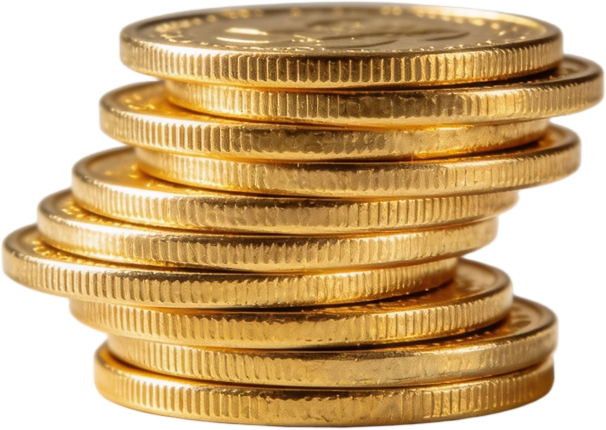
#> input picture assets/cutouts/gold-coins-pile.webp, 1212 x 859 px (shown at 1/2 size)
$ python -i bake_extra_phones.py   (imports and definitions only)
#> lines starting #> are read from the running program, lines starting #| are printed output that depends on the picture; after the words box and inside, x2 and y2 are one past the last pixel; in counts of white or black regions, pixels touching at a corner belong together
#> further down, picture is the input picture: PIL image 1212x859 RGBA; mean R, G, B, A 145.9, 111.7, 62.4, 188.3
"""Bake extra phone backs for the video maker (motion/phones).

No full-size straight-on photo exists for these finishes, so each is built
from real parts (repaint=true in index.json):

  * Pro / Pro Max (13, 14, 15, 16): the back of the iPhone 15 Pro Blue Titanium
    photo (assets/cutouts/iphone-15-pro-back-blue.webp), straightened, its own
    camera taken out: it was shot from the right, so its plateau shows one side
    wall and reads backwards when the phone turns the other way. The back is
    painted in the finish; in place of the camera goes the generation's own
    plateau from Apple's straight-on render (qs-*), lens glass and light as
    rendered, only its metal moved to the finish (module_oem).
  * 13 / 13 mini / 14 / 14 Plus / 15 / 15 Plus: the clean iPhone 16 White back
    with its pill camera patched out and the generation's square diagonal-lens
    plateau from Apple's straight-on render set in, then painted.

One body, one light and one logo for every back made here, so a set reads as one
family and each phone by its camera (owner, 2026-10-13: "unify styling for maximum
similarity and so they look recognizable"). Apple's 13 renders were first used
whole, and stood out: a studio gradient top to bottom, a diagonal gloss streak
and a black-and-white logo none of the others have. Now only their plateaus are
used, each finish's own where Apple drew it. A finish one generation shares with
another is one colour (Midnight, Starlight, (PRODUCT)RED, Silver).

Run scripts/clean_phone_edges.py first (the 14 and 15 are built on the 16 White).
Check the result with scripts/audit_phone_views.py and motion/views-sheet.html.

Run:  python3 scripts/bake_extra_phones.py   (needs pillow, numpy, scipy, scikit-image)
"""
import json
from pathlib import Path

import numpy as np
from PIL import Image, ImageDraw, ImageFilter
from skimage import color

from phone_rim import clean_rim

ROOT = Path(__file__).resolve().parent.parent
OUT = ROOT / "motion" / "phones"
CUT = ROOT / "assets" / "cutouts"
H = 900

# (id, model, finish, body colour, width at h=900). Widths are Apple's published
# width/height x 900 x 0.993, the same scale the existing backs sit on (the 16
# is 437 by spec and 434 here; the 17 Pro 431 and 428).
# A finish more than one generation shares is one colour: Midnight and Starlight as
# Apple's 13 renders show them, a little off their black and white; (PRODUCT)RED as
# a photograph of the 14 in it shows it (photo-iphone-14-red); the Pros' Silver a
# cool white
MIDNIGHT, STARLIGHT, RED, SILVER = "#1f252d", "#f2ede5", "#d6132e", "#e7e8e5"
PRO = [
    ("16-pro-max-desert", "iPhone 16 Pro Max", "Desert Titanium", "#c2a78f", 425),
    ("16-pro-desert", "iPhone 16 Pro", "Desert Titanium", "#c2a78f", 427),
    ("16-pro-max-natural", "iPhone 16 Pro Max", "Natural Titanium", "#b9b4aa", 425),
    ("16-pro-natural", "iPhone 16 Pro", "Natural Titanium", "#b9b4aa", 427),
    ("16-pro-max-white", "iPhone 16 Pro Max", "White Titanium", "#e3e2de", 425),
    ("16-pro-white", "iPhone 16 Pro", "White Titanium", "#e3e2de", 427),
    ("16-pro-max-black", "iPhone 16 Pro Max", "Black Titanium", "#3d3d3f", 425),
    ("16-pro-black", "iPhone 16 Pro", "Black Titanium", "#3d3d3f", 427),
    ("15-pro-max-blue", "iPhone 15 Pro Max", "Blue Titanium", None, 429),
    ("15-pro-blue", "iPhone 15 Pro", "Blue Titanium", None, 430),
    ("15-pro-max-black", "iPhone 15 Pro Max", "Black Titanium", "#434345", 429),
    ("15-pro-black", "iPhone 15 Pro", "Black Titanium", "#434345", 430),
    ("15-pro-max-natural", "iPhone 15 Pro Max", "Natural Titanium", "#bcb7ad", 429),
    ("15-pro-natural", "iPhone 15 Pro", "Natural Titanium", "#bcb7ad", 430),
    ("15-pro-max-white", "iPhone 15 Pro Max", "White Titanium", "#e5e4e0", 429),
    ("15-pro-white", "iPhone 15 Pro", "White Titanium", "#e5e4e0", 430),
    ("14-pro-max-purple", "iPhone 14 Pro Max", "Deep Purple", "#5c5166", 432),
    ("14-pro-purple", "iPhone 14 Pro", "Deep Purple", "#5c5166", 433),
    ("14-pro-max-black", "iPhone 14 Pro Max", "Space Black", "#403f42", 432),
    ("14-pro-black", "iPhone 14 Pro", "Space Black", "#403f42", 433),
    ("14-pro-max-gold", "iPhone 14 Pro Max", "Gold", "#efe2c6", 432),
    ("14-pro-gold", "iPhone 14 Pro", "Gold", "#efe2c6", 433),
    ("14-pro-max-silver", "iPhone 14 Pro Max", "Silver", SILVER, 432),
    ("14-pro-silver", "iPhone 14 Pro", "Silver", SILVER, 433),
    # the 13 Pro's finishes as Apple's renders of them measure (render_back)
    ("13-pro-max-graphite", "iPhone 13 Pro Max", "Graphite", "#575551", 434),
    ("13-pro-graphite", "iPhone 13 Pro", "Graphite", "#575551", 435),
    ("13-pro-max-gold", "iPhone 13 Pro Max", "Gold", "#f4e2c8", 434),
    ("13-pro-gold", "iPhone 13 Pro", "Gold", "#f4e2c8", 435),
    ("13-pro-max-silver", "iPhone 13 Pro Max", "Silver", SILVER, 434),
    ("13-pro-silver", "iPhone 13 Pro", "Silver", SILVER, 435),
    ("13-pro-max-sierra-blue", "iPhone 13 Pro Max", "Sierra Blue", "#97b0c7", 434),
    ("13-pro-sierra-blue", "iPhone 13 Pro", "Sierra Blue", "#97b0c7", 435),
    ("13-pro-max-alpine-green", "iPhone 13 Pro Max", "Alpine Green", "#4a5a49", 434),
    ("13-pro-alpine-green", "iPhone 13 Pro", "Alpine Green", "#4a5a49", 435),
]
BASE = [
    ("15-plus-pink", "iPhone 15 Plus", "Pink", "#f0d3d8", 432),
    ("15-pink", "iPhone 15", "Pink", "#f0d3d8", 434),
    ("15-plus-blue", "iPhone 15 Plus", "Blue", "#cfe0e8", 432),
    ("15-blue", "iPhone 15", "Blue", "#cfe0e8", 434),
    ("15-plus-green", "iPhone 15 Plus", "Green", "#d2e2cc", 432),
    ("15-green", "iPhone 15", "Green", "#d2e2cc", 434),
    ("14-plus-blue", "iPhone 14 Plus", "Blue", "#a6bbd0", 434),
    ("14-blue", "iPhone 14", "Blue", "#a6bbd0", 435),
    ("14-plus-yellow", "iPhone 14 Plus", "Yellow", "#f4e08e", 434),
    ("14-yellow", "iPhone 14", "Yellow", "#f4e08e", 435),
    ("14-plus-purple", "iPhone 14 Plus", "Purple", "#ddd0e6", 434),
    ("14-purple", "iPhone 14", "Purple", "#ddd0e6", 435),
    ("14-plus-midnight", "iPhone 14 Plus", "Midnight", MIDNIGHT, 434),
    ("14-midnight", "iPhone 14", "Midnight", MIDNIGHT, 435),
    ("14-plus-starlight", "iPhone 14 Plus", "Starlight", STARLIGHT, 434),
    ("14-starlight", "iPhone 14", "Starlight", STARLIGHT, 435),
    ("14-plus-red", "iPhone 14 Plus", "(PRODUCT)RED", RED, 434),
    ("14-red", "iPhone 14", "(PRODUCT)RED", RED, 435),
    # the 13's own finishes as Apple's renders of them measure, and the shared ones
    ("13-midnight", "iPhone 13", "Midnight", MIDNIGHT, 435),
    ("13-mini-midnight", "iPhone 13 mini", "Midnight", MIDNIGHT, 436),
    ("13-starlight", "iPhone 13", "Starlight", STARLIGHT, 435),
    ("13-mini-starlight", "iPhone 13 mini", "Starlight", STARLIGHT, 436),
    ("13-blue", "iPhone 13", "Blue", "#1e5e7a", 435),
    ("13-mini-blue", "iPhone 13 mini", "Blue", "#1e5e7a", 436),
    ("13-pink", "iPhone 13", "Pink", "#f8ddd6", 435),
    ("13-mini-pink", "iPhone 13 mini", "Pink", "#f8ddd6", 436),
    ("13-green", "iPhone 13", "Green", "#364736", 435),
    ("13-mini-green", "iPhone 13 mini", "Green", "#364736", 436),
    ("13-red", "iPhone 13", "(PRODUCT)RED", RED, 435),
    ("13-mini-red", "iPhone 13 mini", "(PRODUCT)RED", RED, 436),
]


def hex_lab(h):
    rgb = np.array([int(h[i:i + 2], 16) for i in (1, 3, 5)], float) / 255
    return color.rgb2lab(rgb[None, None])[0, 0]


def lab_hex(lab):
    rgb = np.clip(color.lab2rgb(np.array(lab, float)[None, None])[0, 0], 0, 1)
    return "#" + "".join(f"{round(v * 255):02x}" for v in rgb)


def smooth(x, a, b):
    t = np.clip((x - a) / (b - a), 0, 1)
    return t * t * (3 - 2 * t)


# [13 lines left out: function paint, not called in this run]


SHARP = 2.5   # mean edge energy of the existing backs (17/18 Pro 2.1-2.4, 16 2.3-3.2)


# [75 lines left out: functions sharpness, finish_back, metal_of, fit_x, straighten, not called in this run]


# Apple's published height x width, mm. A Pro and its Pro Max carry the same camera:
# lens centres 20.5, 20.1, 17.2 mm apart on both 14 renders, 19.4 and 20.7 on the 15
# and 16, the left lens 14 mm in on all six. So the plateau is placed and sized in
# mm, each render's own scale taken from its height, not as a share of the width
# (.53 of it was the Pro Max's camera 5% large and the Pro's small).
MM = {"iPhone 13 mini": (131.5, 64.2), "iPhone 13": (146.7, 71.5), "iPhone 13 Pro": (146.7, 71.5), "iPhone 13 Pro Max": (160.8, 78.1),
      "iPhone 14 Pro": (147.5, 71.5), "iPhone 14 Pro Max": (160.7, 77.6),
      "iPhone 15 Pro": (146.6, 70.6), "iPhone 15 Pro Max": (159.9, 76.7),
      "iPhone 16 Pro": (149.6, 71.5), "iPhone 16 Pro Max": (163.0, 77.6),
      "iPhone 14": (146.7, 71.5), "iPhone 14 Plus": (160.8, 78.1),
      "iPhone 15": (147.6, 71.6), "iPhone 15 Plus": (160.9, 77.8)}
# The Pro plateau as Apple drew it (owner, 2026-10-11: "doesn't really look quite
# OEM ... as natural as possible without the shiny glimmer"). Taking the colour out
# of a render, setting it on a grey and painting it back left flat black lenses
# with white glints on a grey, sticker-like plateau. Now each Pro takes its
# generation's plateau whole, lens glass, coatings and light as rendered, and only
# its metal moves to the finish, from the render nearest the finish in lightness:
# (file, plateau box in px, flash centre and radius in box widths), measured off
# each render; its finish beside it.
OEM = {
    "16": [("qs-iphone-16-pro-max.webp", (11, 11, 148, 146), (.73, .18, .084))],   # White Titanium
    "15": [("qs-iphone-15-pro-max.webp", (12, 12, 147, 147), (.74, .17, .085)),    # Blue Titanium
           ("qs-iphone-15-pro.webp", (13, 11, 143, 146), (.75, .18, .088))],       # Natural Titanium
    "14": [("qs-iphone-14-pro-max.webp", (11, 15, 143, 146), (.76, .13, .087))],   # Deep Purple
    # the 13 Pro in each finish Apple drew it in, back only (the owner's device art);
    # a finish named here takes that render's plateau (module_oem's finish). Silver, which
    # Apple drew no back of, takes the Sierra Blue's, its lens rings steel with a little
    # blue the step takes out (from the Gold they stayed brass; from the Graphite, whose
    # glass is barely darker than its metal, a lens was lifted with the metal)
    "13": [(f"qs-iphone-13-pro-back--{f.lower().replace(' ', '-')}.webp", (10, 12, 138, 142), (.74, .154, .08), f, *more)
           for f, *more in (("Graphite",), ("Gold",), ("Sierra Blue", "Silver"), ("Alpine Green",))],
}
# renders whose lens glass the studio light crosses: the lit slice of each lens is
# glass, not metal, so every lens is kept whole (a 13 recoloured had red glints)
LIT_GLASS = {"13"}
# How much of the photo's studio light a painted back keeps: it falls 24 L top to
# bottom. Dark backs that are real photos fall 5-10 (16 Black 9, 17 Pro Max Deep
# Blue 10, 18 Pro Black 5) and Apple's 15 Pro Max render 9; 0.8 left the dark ones
# at 19-24, a glare. Light ones fall 12-15 in both, as 0.55 of it does.
LIGHT_DARK, LIGHT_LIGHT = 0.45, 0.55
WORK_H = 1800


# [17 lines left out: functions off_lidar, render_back, not called in this run]


def lin(c):
    return np.where(c <= .04045, c / 12.92, ((c + .055) / 1.055) ** 2.4)


def srgb(c):
    return np.where(c <= .0031308, c * 12.92, 1.055 * np.clip(c, 0, None) ** (1 / 2.4) - .055)


# [100 lines left out: functions render_scale, module_oem, _tones, not called in this run]


def harmonic(img, D):
    """Solve Laplace's equation over D with the pixels around it held: the smoothest
    fill that meets its surround, and never lighter or darker than that surround.
    At the picture's own edge there is no neighbour and no term."""
    from scipy import sparse
    from scipy.sparse.linalg import spsolve
    h, w = D.shape
    n = int(D.sum())
    idx = -np.ones(D.shape, int)
    idx[D] = np.arange(n)
    ys, xs = np.nonzero(D)
    diag, r, c, b = np.zeros(n), [], [], np.zeros((n, img.shape[2]))
    for dy, dx in ((-1, 0), (1, 0), (0, -1), (0, 1)):
        ny, nx = ys + dy, xs + dx
        k = np.nonzero((ny >= 0) & (ny < h) & (nx >= 0) & (nx < w))[0]
        diag[k] += 1
        ny, nx = ny[k], nx[k]
        unk = D[ny, nx]
        r.append(k[unk]); c.append(idx[ny[unk], nx[unk]])
        np.add.at(b, k[~unk], img[ny[~unk], nx[~unk]])
    r, c = np.concatenate(r), np.concatenate(c)
    A = sparse.csc_matrix((np.r_[diag, -np.ones(len(r))], (np.r_[np.arange(n), r], np.r_[np.arange(n), c])), shape=(n, n))
    out = img.copy()
    out[D] = spsolve(A, b)
    return out


def erase_module(im):
    """Fill the photo's own (side-lit) camera with plain back, grown in from the back
    right of and below it. The new plateau covers less than this patch, so the strip
    beside and under it shows: carrying each column up from a band lower down left
    streaks and a light band there with a hard edge (owner, 2026-10-11: "the shadows
    on the 14 Pro Max, 15 Pro Max look wrong"). The patch reaches to the top and left
    edges so the frame's shine along them is not held and cannot glow into the fill;
    the light is smooth, so it is solved at quarter size."""
    W = im.width
#> W = 1212
    a = np.asarray(im).astype(float)
    m = Image.new("L", im.size, 0)
#> m: PIL image 1212x859 L; every value is 0
    ImageDraw.Draw(m).rounded_rectangle((round(W * .024), round(W * .024), round(W * .69), round(W * .69)), round(W * .14), fill=255)
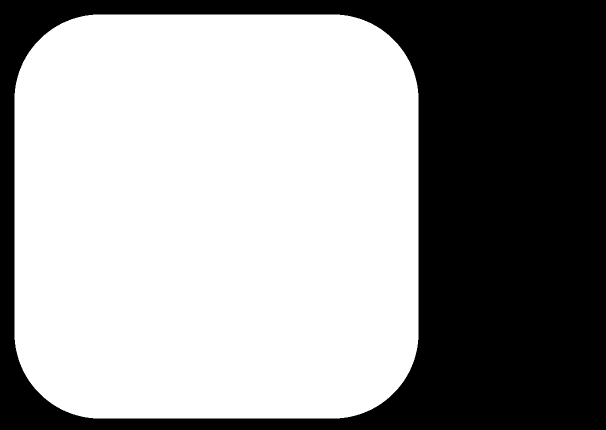
#> m: PIL image 1212x859 L (shown at 1/2 size); 60.3% white; 1 black region, box (x1, y1, x2, y2) and area: (0, 0, 1212, 859) 413260
    k = 4
    top = round(W * .9) // k * k
#> top = 1088
    sw, sh = W // k, top // k
#> sw = 303; sh = 272
    small = np.asarray(Image.fromarray(a[:top, :, :3].round().astype(np.uint8)).resize((sw, sh), Image.BOX)).astype(float)
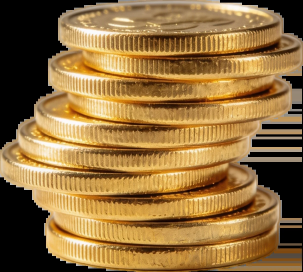
#> small: shape (272, 303, 3) float64; mean R, G, B 146, 111.8, 62.5
    hole = np.asarray(m.crop((0, 0, W, top)).resize((sw, sh), Image.BOX)) > 0
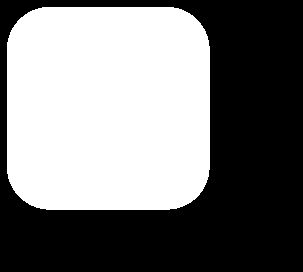
#> hole: shape (272, 303) bool; 48.1% white; 1 white region, box (x1, y1, x2, y2) and area: (7, 7, 210, 210) 39606
    hole = np.asarray(Image.fromarray(hole.astype(np.uint8) * 255).filter(ImageFilter.MaxFilter(3))) > 0
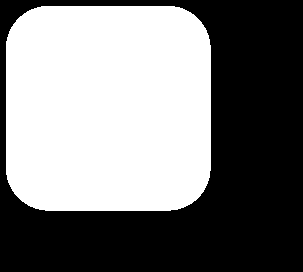
#> hole: shape (272, 303) bool; 49% white; 1 white region, box (x1, y1, x2, y2) and area: (6, 6, 211, 211) 40422
    yy, xx = np.mgrid[0:sh, 0:sw]
    lim, rim = round(W * .69 / k) + 1, round(W * .06 / k)
#> lim = 210; rim = 18
    D = hole | ((yy <= lim) & (xx < rim)) | ((xx <= lim) & (yy < rim))
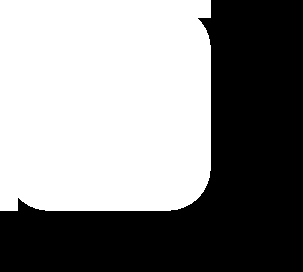
#> D: shape (272, 303) bool; 53.2% white; 1 black region, box (x1, y1, x2, y2) and area: (0, 0, 303, 272) 38584
    filled = Image.fromarray(np.clip(harmonic(small, D), 0, 255).round().astype(np.uint8)).resize((W, top), Image.BICUBIC)
#> in harmonic, `n = int(D.sum())`: n = 43832
#> in harmonic, `idx[D] = np.arange(n)`:
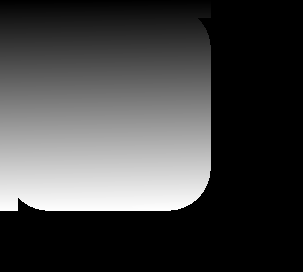
#> idx: shape (272, 303) int64; min -1, max 43831, mean 11655; drawn with min black and max white
#> after the loop in harmonic, `for dy, dx in ((-1, 0), (1, 0), (0, -1), (0, 1)):`: c = 4 items
#> in harmonic, `out[D] = spsolve(A, b)`:
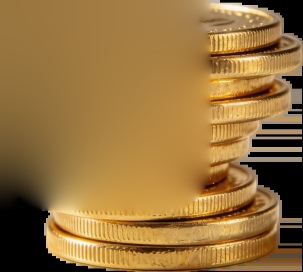
#> out: shape (272, 303, 3) float64; mean R, G, B 151.2, 115, 61.4
    fill = a.copy()
#> (the run stopped early here; a loop or call above may not have finished)
